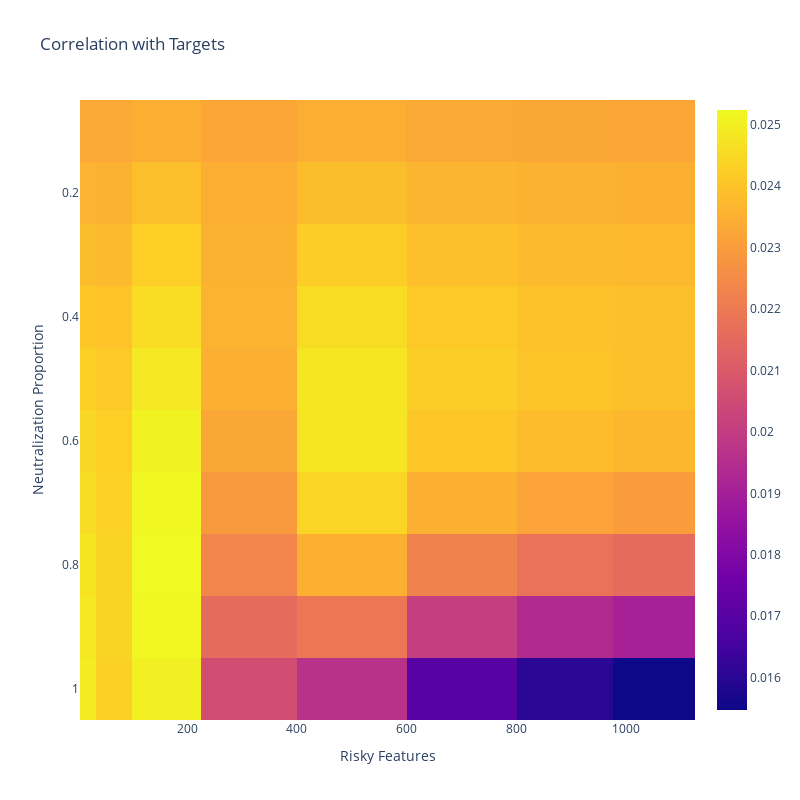

The notebook cell saved with this chart:
### Code cell
corr_outputs = np.array(y_corr_outputs)
sharpe_outputs = np.array(y_sharpe_outputs)

# heatmap
# aspect ratio square
# display values inside each cell
fig = px.imshow(corr_outputs,
                x=n_riskiests,
                y=neutralization_proportions,
                color_continuous_scale=px.colors.sequential.Plasma,
                title="Correlation with Targets",
                labels={"x": "Risky Features", "y": "Neutralization Proportion"},
                width=800,
                height=800,
                aspect=1,
)
fig.show()

### Figure 1 — Plotly figure (JSON) as saved in the notebook; plotly's stock layout.template omitted (floating-point values rounded to 4 significant figures)
{"data": [{"coloraxis": "coloraxis", "hovertemplate": "Risky Features: %{x}<br>Neutralization Proportion: %{y}<br>color: %{z}<extra></extra>", "name": "0", "type": "heatmap", "x": [20, 50, 150, 300, 500, 700, 900, 1050], "xaxis": "x", "y": [0.1, 0.2, 0.3, 0.4, 0.5, 0.6, 0.7, 0.8, 0.9, 1], "yaxis": "y", "z": [[0.0233, 0.02329, 0.02345, 0.02325, 0.02342, 0.02332, 0.02327, 0.02326], [0.02358, 0.02354, 0.02387, 0.02344, 0.02383, 0.02362, 0.02354, 0.0235], [0.02384, 0.02377, 0.02426, 0.02356, 0.02423, 0.02391, 0.02378, 0.02372], [0.02407, 0.02397, 0.02459, 0.02359, 0.02457, 0.02414, 0.02396, 0.02388], [0.02428, 0.02413, 0.02487, 0.02351, 0.02478, 0.02423, 0.02401, 0.02391], [0.02447, 0.02426, 0.02507, 0.02328, 0.02478, 0.02408, 0.0238, 0.02368], [0.02463, 0.02434, 0.0252, 0.02289, 0.0244, 0.0235, 0.02314, 0.02298], [0.02475, 0.02438, 0.02524, 0.02231, 0.0235, 0.02224, 0.02177, 0.02154], [0.02485, 0.02438, 0.02519, 0.02155, 0.02192, 0.0201, 0.01941, 0.01905], [0.02492, 0.02432, 0.02503, 0.02061, 0.01964, 0.01702, 0.01601, 0.01547]]}], "layout": {"coloraxis": {"colorscale": [[0, "#0d0887"], [0.1111, "#46039f"], [0.2222, "#7201a8"], [0.3333, "#9c179e"], [0.4444, "#bd3786"], [0.5556, "#d8576b"], [0.6667, "#ed7953"], [0.7778, "#fb9f3a"], [0.8889, "#fdca26"], [1, "#f0f921"]]}, "height": 800, "title": {"text": "Correlation with Targets"}, "width": 800, "xaxis": {"anchor": "y", "domain": [0, 1], "title": {"text": "Risky Features"}}, "yaxis": {"anchor": "x", "autorange": "reversed", "domain": [0, 1], "title": {"text": "Neutralization Proportion"}}}}
